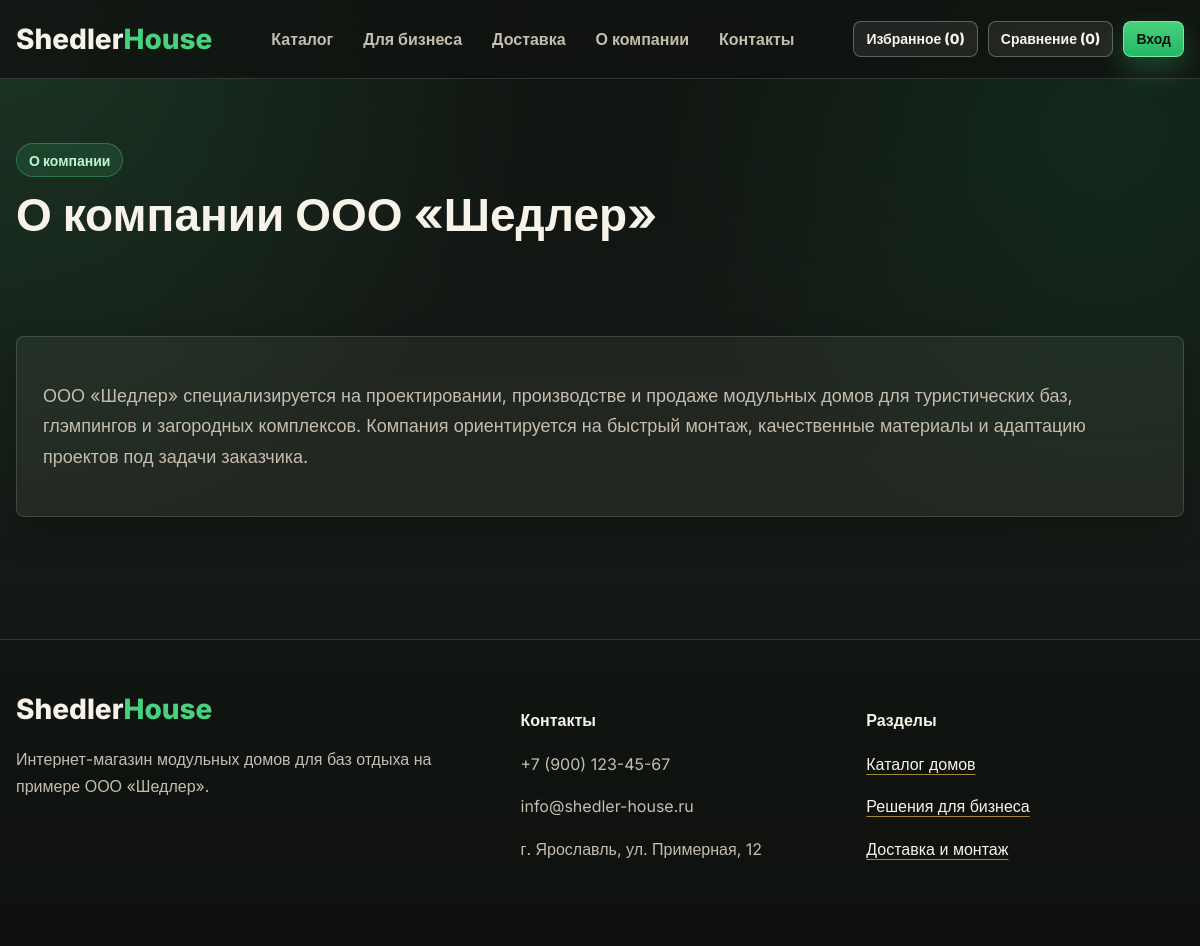
/about, run on the app's committed database.
### tables this page shows
CREATE TABLE site_content (
            id INTEGER PRIMARY KEY AUTOINCREMENT,
            page_key TEXT NOT NULL UNIQUE,
            title TEXT NOT NULL,
            body TEXT NOT NULL
        );

### app.py (the view)
@app.route("/about")
def about():
    page = get_site_text("about")
    return render_template("text_page.html", page=page, page_name="О компании")

### app.py (called while the page is built)
def get_db() -> sqlite3.Connection:
    if "db" not in g:
        g.db = sqlite3.connect(DATABASE)
        g.db.row_factory = sqlite3.Row
    return g.db

def query_db(query: str, params: tuple = (), one: bool = False) -> Any:
    cur = get_db().execute(query, params)
    rows = cur.fetchall()
    cur.close()
    return (rows[0] if rows else None) if one else rows

def get_site_text(page_key: str) -> sqlite3.Row:
    row = query_db("SELECT * FROM site_content WHERE page_key = ?", (page_key,), one=True)
    if row is None:
        abort(404)
    return row

def get_favorites() -> List[int]:
    return session.get("favorites", [])

@app.context_processor
def inject_globals() -> Dict[str, Any]:
    categories = query_db("SELECT * FROM categories ORDER BY name")
    favorites = get_favorites()
    compare = session.get("compare", [])
    return {
        "nav_categories": categories,
        "favorite_ids": favorites,
        "favorite_count": len(favorites),
        "compare_ids": compare,
        "compare_count": len(compare),
        "format_price": format_price,
    }

### templates/text_page.html (shortened to what this page needs)
{% extends 'base.html' %}
{% block content %}
<section class="page-hero small"><div class="container"><span class="badge">{{ page_name }}</span><h1>{{ page.title }}</h1></div></section>
<section class="section"><div class="container"><article class="content-card prose"><p>{{ page.body }}</p></article></div></section>
{% endblock %}

### static/css/styles.css (style rules this page uses)
:root { --bg: #101410; --bg-soft: #151a16; --panel: #1b211c; --panel-strong: #222a23; --surface: #f7f3e8; --surface-muted: #e6dfd0; --line: rgba(255, 255, 255, 0.14); --line-strong: rgba(255, 255, 255, 0.28); --text: #f7f3e8; --muted: #c5bdad; --ink: #17120b; --brand: #49d17d; --brand-strong: #23b766; --brand-deep: #0f8f55; --accent: #f7c948; --accent-strong: #f0a91e; --danger: #ef4444; --danger-strong: #dc2626; --info: #38bdf8; --warning: #f59e0b; --success: #22c55e; --radius: 8px; --glass: rgba(255, 255, 255, 0.08); --glass-strong: rgba(255, 255, 255, 0.12); --shadow: 0 24px 60px rgba(0, 0, 0, 0.34); --shadow-soft: 0 14px 34px rgba(0, 0, 0, 0.24); }
* { box-sizing: border-box; }
html { scroll-behavior: smooth; }
body { margin: 0; font-family: "Inter", Arial, sans-serif; background: radial-gradient(circle at top left, rgba(73, 209, 125, 0.18), transparent 34rem), radial-gradient(circle at 92% 12%, rgba(35, 183, 102, 0.12), transparent 28rem), linear-gradient(180deg, #101410 0%, #151a16 52%, #101410 100%); color: var(--text); }
.container { width: min(1180px, calc(100% - 32px)); margin: 0 auto; }
.section { padding: 72px 0; }
.page-hero { padding: 64px 0 24px; }
.page-hero.small h1 { max-width: 920px; margin: 12px 0 0; font-size: clamp(32px, 4vw, 46px); line-height: 1.1; }
.badge { display: inline-flex; align-items: center; width: fit-content; min-height: 34px; padding: 7px 12px; border: 1px solid rgba(73, 209, 125, 0.36); border-radius: 999px; background: rgba(73, 209, 125, 0.13); color: #baf7d0; font-size: 14px; font-weight: 800; }
.hero-card, .content-card, .form-card, .sidebar-card, .feature-box, .product-card, .admin-card, .stat-card, .solution-card, .benefit-card, .cta-banner, .cta-card, .request-note { background: rgba(247, 243, 232, 0.06); border: 1px solid var(--line); border-radius: var(--radius); box-shadow: var(--shadow-soft); }
.product-card p, .feature-box p, .content-card p, .form-card p, .empty-state { color: var(--muted); line-height: 1.7; }
.feature-box, .content-card, .sidebar-card, .admin-card { padding: 26px; }
.prose { font-size: 18px; line-height: 1.85; }

### data on the page
site_content: title "О компании ООО «Шедлер»", body "ООО «Шедлер» специализируется на проектировании, производстве и продаже модульных домов для туристических баз, глэмпингов и загородных комплексов. Компания ориентируется на быстрый монтаж, качественные материалы и адаптацию проектов под задачи заказчика."

### other printed values
{{ favorite_count }} "0"
{{ compare_count }} "0"
{{ page_name }} "О компании"
